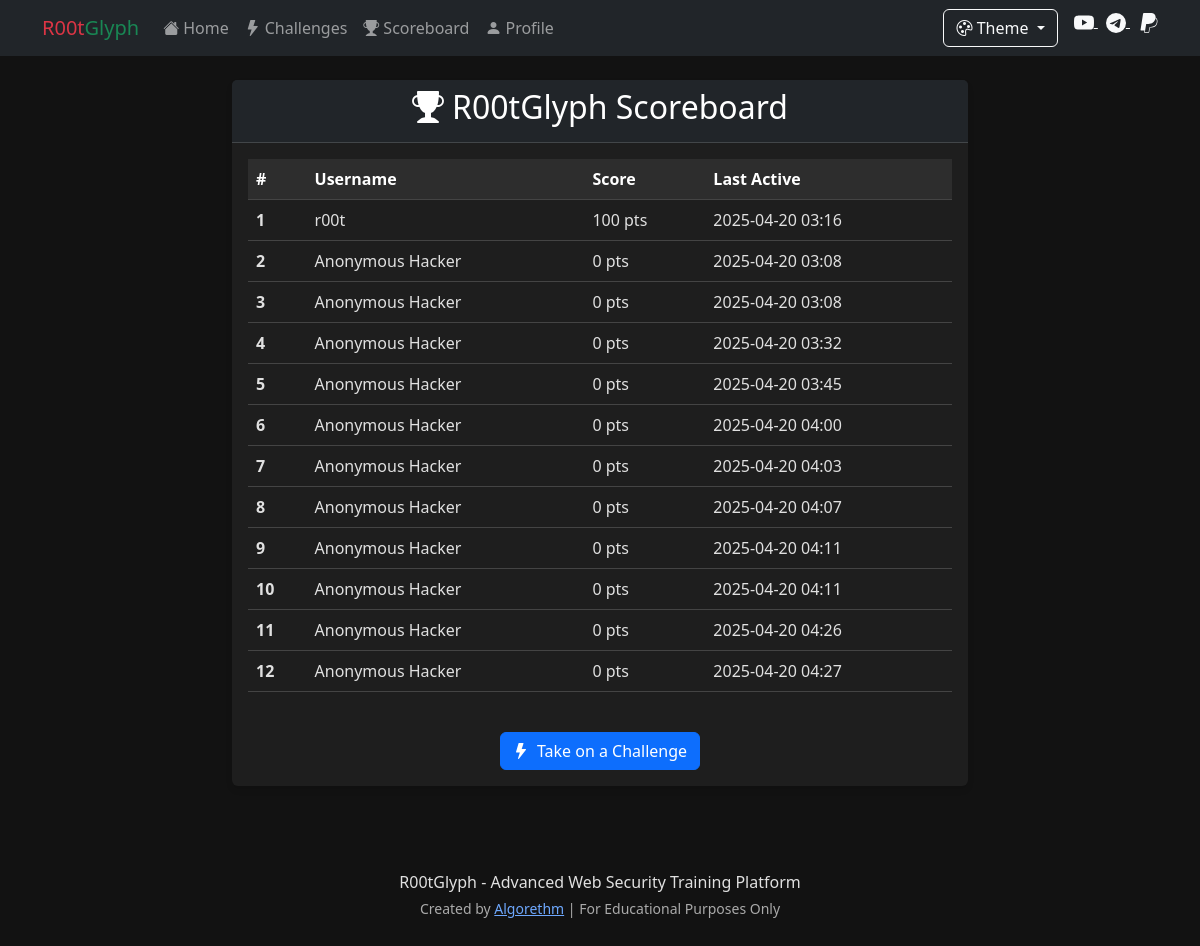
/scoreboard, run on an earlier commit of the app's database.
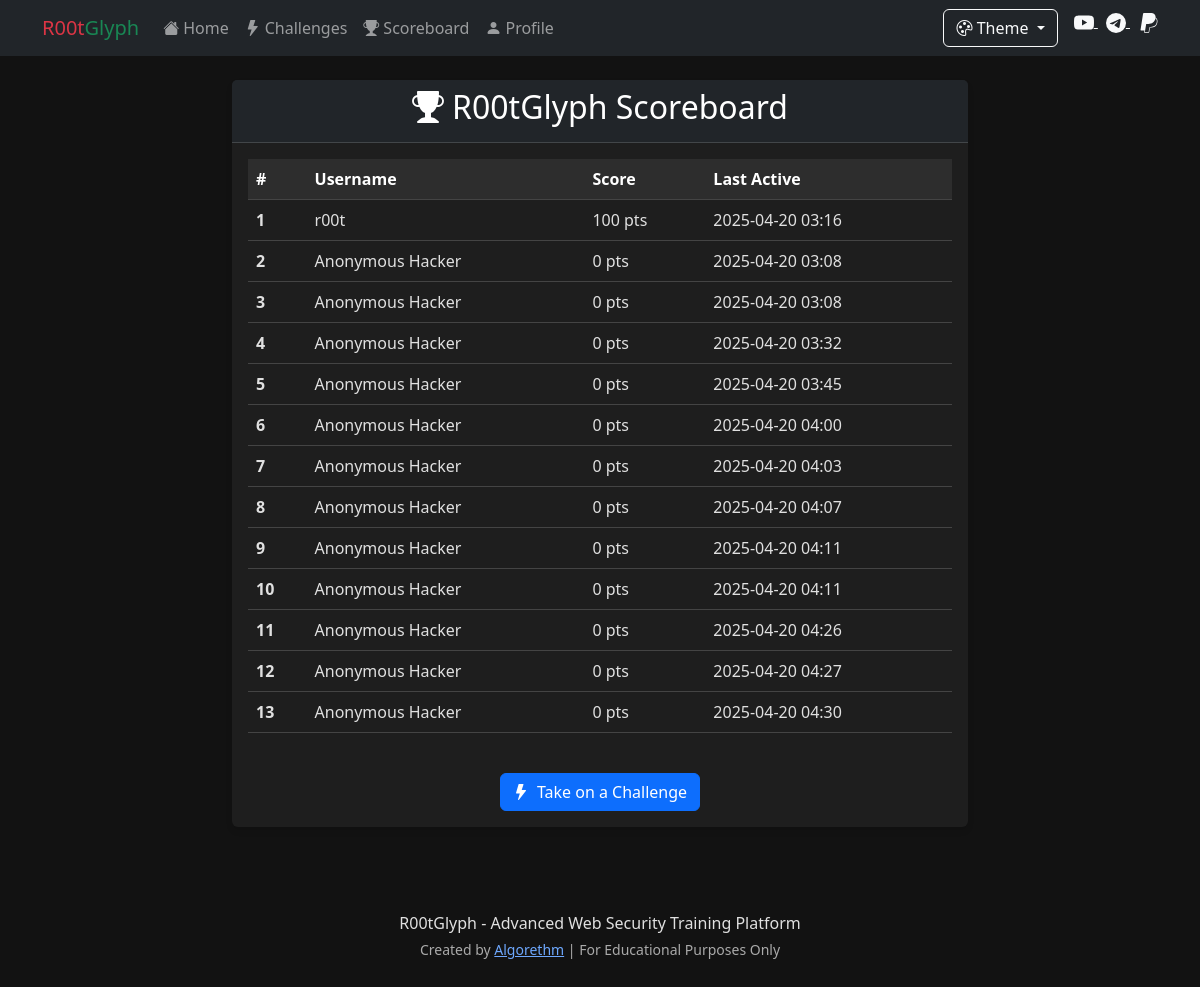
And on a later commit of the database.
### app.py (models this page shows)
class LocalUser(db.Model):
    id = db.Column(db.Integer, primary_key=True)
    username = db.Column(db.String(50), nullable=False, default='Hacker')
    display_name = db.Column(db.String(50), nullable=False, default='Anonymous Hacker')
    machine_id = db.Column(db.String(64), unique=True, nullable=False)
    score = db.Column(db.Integer, default=0)
    completed_challenges = db.Column(db.Text, default='[]')  # JSON string of completed challenge IDs
    created_at = db.Column(db.DateTime, default=datetime.utcnow)
    last_active = db.Column(db.DateTime, default=datetime.utcnow)

### app.py (the view)
@app.route('/scoreboard')
def scoreboard():
    top_users = LocalUser.query.order_by(LocalUser.score.desc()).limit(20).all()
    return render_template('scoreboard.html', users=top_users)

### templates/scoreboard.html (shortened to what this page needs)
{% extends 'base.html' %}
{% block content %}
<div class="row">
    <div class="col-md-8 offset-md-2">
        <div class="card">
            <div class="card-header bg-dark text-white">
                <h2 class="text-center"><i class="bi bi-trophy-fill me-2"></i>R00tGlyph Scoreboard</h2>
            </div>
            <div class="card-body">
                {% if users %}
                <div class="table-responsive">
                    <table class="table table-hover">
                        <thead class="table-dark">
                            <tr>
                                <th scope="col">#</th>
                                <th scope="col">Username</th>
                                <th scope="col">Score</th>
                                <th scope="col">Last Active</th>
                            </tr>
                        </thead>
                        <tbody>
                            {% for user in users %}
                            <tr {% if session.get('machine_id') == user.machine_id %}class="table-success"{% endif %}>
                                <th scope="row">{{ loop.index }}</th>
                                <td>{{ user.display_name }}</td>
                                <td>{{ user.score }} pts</td>
                                <td>{{ user.last_active.strftime('%Y-%m-%d %H:%M') }}</td>
                            </tr>
                            {% endfor %}
                        </tbody>
                    </table>
                </div>
                {% else %}
                <div class="alert alert-info">
                    <i class="bi bi-info-circle-fill me-2"></i>
                    No scores yet! Be the first to complete a challenge and earn points.
                </div>
                {% endif %}
                <div class="text-center mt-4">
                    <a href="{{ url_for('vulnerabilities') }}" class="btn btn-primary">
                        <i class="bi bi-lightning-fill me-2"></i>Take on a Challenge
                    </a>
                </div>
            </div>
        </div>
    </div>
</div>
{% endblock %}

What changed in the data, as far as the page shows it:
added LocalUser: display_name "Anonymous Hacker", score "0", last_active "2025-04-20 04:30"
